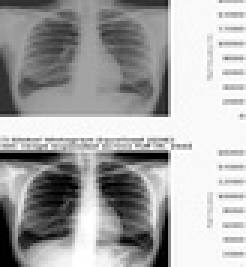
%> input picture Experiment_02/Inputs/images/Xray.jpg, 82 x 89 px, shrunk from 429 x 466 before the run (shown 3 times larger)
$ octave experiment_02.m   (GNU Octave 9; MATLAB toolbox functions it lacks are replaced by stand-ins)
%> lines starting %> are read from the running program, lines starting %| are printed output that depends on the picture
### Experiment_02/MATLAB/example_01_histogram_cdf.m
%% Experiment 02 - Example 1: Medical Image Histogram & CDF Computation (MATLAB)
% Course: Medical Image Processing (B.Sc. Biomedical Engineering)
% Faculty: Engr. Rana Talha Khalid | Department of Biomedical Engineering, Riphah International University

function example_01_histogram_cdf()
    fprintf('======================================================================\n');
    fprintf('EXAMPLE 1: MEDICAL IMAGE HISTOGRAM & CDF COMPUTATION (MATLAB)\n');
    fprintf('======================================================================\n');

    baseDir = fileparts(fileparts(mfilename('fullpath')));
    imgPath = fullfile(baseDir, 'Inputs', 'images', 'Xray.jpg');
    if ~exist(imgPath, 'file')
        imgPath = fullfile(fileparts(baseDir), 'images', 'Xray.jpg');
    end

    img = imread(imgPath);
    if size(img, 3) == 3, img = rgb2gray(img); end
    [H, W] = size(img);
    totalPixels = H * W;

    % 1. Discrete Histogram and Normalized Empirical PDF
    [counts, grayLevels] = imhist(img);
    pdf = counts / totalPixels;

    % 2. Cumulative Distribution Function (CDF)
    cdf = cumsum(pdf);

    % 3. Shannon Information Entropy
    p_nz = pdf(pdf > 0);
    entropyVal = -sum(p_nz .* log2(p_nz));

    fprintf('Resolution: %d x %d (%d pixels)\n', W, H, totalPixels);
    fprintf('Dynamic Range: [%d, %d] | Mean: %.2f | Std: %.2f\n', min(img(:)), max(img(:)), mean(double(img(:))), std(double(img(:))));
    fprintf('Shannon Entropy: %.4f bits/pixel\n', entropyVal);
    fprintf('CDF Final Sum: %.6f\n', cdf(end));

    % Visualization
    outDir = fullfile(baseDir, 'Outputs', 'MATLAB');
    figDir = fullfile(baseDir, 'Figures');
    if ~exist(outDir, 'dir'), mkdir(outDir); end
    if ~exist(figDir, 'dir'), mkdir(figDir); end

    fig = figure('Color', [0.06 0.09 0.16], 'Position', [100, 100, 1200, 450], 'Visible', 'off');

    % Subplot 1: Image
    subplot(1, 3, 1);
    imshow(img, []);
    title(sprintf('Chest Radiograph\n%dx%d (%d px)', W, H, totalPixels), 'Color', 'w', 'FontWeight', 'bold');

    % Subplot 2: Histogram
    subplot(1, 3, 2);
    bar(0:255, counts, 'FaceColor', [0.22 0.74 0.97], 'EdgeColor', 'none');
    set(gca, 'Color', [0.12 0.16 0.23], 'XColor', [0.58 0.64 0.72], 'YColor', [0.58 0.64 0.72]);
    title('Discrete Histogram h(r_k)', 'Color', 'w', 'FontWeight', 'bold');
    xlabel('Intensity r_k', 'Color', [0.58 0.64 0.72]);
    ylabel('Pixel Count n_k', 'Color', [0.58 0.64 0.72]);
    xlim([0 255]); grid on;

    % Subplot 3: CDF
    subplot(1, 3, 3);
    plot(0:255, cdf, 'Color', [0.29 0.87 0.50], 'LineWidth', 2.5);
    set(gca, 'Color', [0.12 0.16 0.23], 'XColor', [0.58 0.64 0.72], 'YColor', [0.58 0.64 0.72]);
    title('Cumulative Distribution Function (CDF)', 'Color', 'w', 'FontWeight', 'bold');
    xlabel('Intensity r_k', 'Color', [0.58 0.64 0.72]);
    ylabel('Cumulative Probability P(r_k)', 'Color', [0.58 0.64 0.72]);
    xlim([0 255]); ylim([0 1.05]); grid on;

    sgtitle('Example 1: Radiograph Intensity Distribution and Cumulative Response (MATLAB)', 'Color', [0.22 0.74 0.97], 'FontWeight', 'bold');

    saveas(fig, fullfile(outDir, 'example_01_histogram_cdf_matlab.png'));
    saveas(fig, fullfile(figDir, 'example_01_histogram_cdf_matlab.png'));
    close(fig);
    fprintf('[SAVED] Saved MATLAB Example 1 figure.\n');
end

### Experiment_02/MATLAB/example_02_ghe_vs_clahe.m
%% Experiment 02 - Example 2: Global Equalization vs CLAHE Benchmarking (MATLAB)
% Course: Medical Image Processing (B.Sc. Biomedical Engineering)
% Faculty: Engr. Rana Talha Khalid | Department of Biomedical Engineering, Riphah International University

function example_02_ghe_vs_clahe()
    fprintf('======================================================================\n');
    fprintf('EXAMPLE 2: GLOBAL HE VS CLAHE BENCHMARKING (MATLAB)\n');
    fprintf('======================================================================\n');

    baseDir = fileparts(fileparts(mfilename('fullpath')));
    imgPath = fullfile(baseDir, 'Inputs', 'images', 'Lung-HR-contrast.png');
    if ~exist(imgPath, 'file')
        imgPath = fullfile(fileparts(baseDir), 'images', 'Lung-HR-contrast.png');
    end

    img = imread(imgPath);
    if size(img, 3) == 3, img = rgb2gray(img); end

    % 1. Global Histogram Equalization
    gheImg = histeq(img);

    % 2. CLAHE
    clahe20 = adapthisteq(img, 'ClipLimit', 0.02, 'NumTiles', [8 8]);
    clahe40 = adapthisteq(img, 'ClipLimit', 0.04, 'NumTiles', [8 8]);

    methods = { ...
        'Original Scan', img; ...
        'Global HE (GHE)', gheImg; ...
        'CLAHE (Clip=0.02)', clahe20; ...
        'CLAHE (Clip=0.04)', clahe40 ...
    };

    fprintf('%-22s | %-14s | %-10s\n', 'Method', 'Entropy (bits)', 'Std Dev');
    fprintf('--------------------------------------------------\n');
    for i = 1:size(methods, 1)
        im = methods{i, 2};
        [counts, ~] = imhist(im);
        p = counts / numel(im);
        p_nz = p(p > 0);
        ent = -sum(p_nz .* log2(p_nz));
        fprintf('%-22s | %-14.4f | %-10.2f\n', methods{i, 1}, ent, std(double(im(:))));
    end

    outDir = fullfile(baseDir, 'Outputs', 'MATLAB');
    figDir = fullfile(baseDir, 'Figures');
    if ~exist(outDir, 'dir'), mkdir(outDir); end
    if ~exist(figDir, 'dir'), mkdir(figDir); end

    fig = figure('Color', [0.06 0.09 0.16], 'Position', [100, 100, 1400, 700], 'Visible', 'off');

    for i = 1:4
        im = methods{i, 2};
        name = methods{i, 1};
        [counts, ~] = imhist(im);
        p = counts / numel(im); p_nz = p(p > 0);
        ent = -sum(p_nz .* log2(p_nz));
        s = std(double(im(:)));

        subplot(2, 4, i);
        imshow(im, []);
        title(sprintf('%s\nH=%.2f | Std=%.1f', name, ent, s), 'Color', 'w', 'FontWeight', 'bold');

        subplot(2, 4, i + 4);
        bar(0:255, counts, 'FaceColor', [0.22 0.74 0.97], 'EdgeColor', 'none');
        set(gca, 'Color', [0.12 0.16 0.23], 'XColor', [0.58 0.64 0.72], 'YColor', [0.58 0.64 0.72]);
        title(sprintf('Histogram (%s)', name), 'Color', 'w', 'FontSize', 9);
        xlim([0 255]);
    end

    sgtitle('Example 2: Global HE vs Contextual CLAHE Contrast Benchmarking (MATLAB)', 'Color', [0.22 0.74 0.97], 'FontWeight', 'bold');

    saveas(fig, fullfile(outDir, 'example_02_ghe_vs_clahe_matlab.png'));
    saveas(fig, fullfile(figDir, 'example_02_ghe_vs_clahe_matlab.png'));
    close(fig);
    fprintf('[SAVED] Saved MATLAB Example 2 figure.\n');
end

### Experiment_02/MATLAB/task_2_1_manual_histogram.m
%% Experiment 02 - Task 2.1: Manual Discrete Histogram and Empirical PDF (MATLAB)
% Course: Medical Image Processing (B.Sc. Biomedical Engineering)
% Faculty: Engr. Rana Talha Khalid | Department of Biomedical Engineering, Riphah International University

function task_2_1_manual_histogram()
    fprintf('======================================================================\n');
    fprintf('TASK 2.1: MANUAL HISTOGRAM & EMPIRICAL PDF COMPUTATION (MATLAB)\n');
    fprintf('======================================================================\n');

    baseDir = fileparts(fileparts(mfilename('fullpath')));
    imgPath = fullfile(baseDir, 'Inputs', 'images', 'Xray.jpg');
    if ~exist(imgPath, 'file')
        imgPath = fullfile(fileparts(baseDir), 'images', 'Xray.jpg');
    end

    img = imread(imgPath);
    if size(img, 3) == 3, img = rgb2gray(img); end
    [H, W] = size(img);
    totalPixels = H * W;

    % Primitive nested loop computation (WITHOUT imhist)
    histManual = zeros(256, 1);
    for r = 1:H
        for c = 1:W
            val = double(img(r, c));
            histManual(val + 1) = histManual(val + 1) + 1;
        end
    end

    pdfManual = histManual / double(totalPixels);

    sumHist = sum(histManual);
    sumPdf = sum(pdfManual);

    fprintf('Total Pixels : %d\n', totalPixels);
    fprintf('Sum of Counts: %d -> %s\n', sumHist, mat2str(sumHist == totalPixels));
    fprintf('Sum of PDF   : %.6f -> %s\n', sumPdf, mat2str(abs(sumPdf - 1.0) < 1e-9));

    outDir = fullfile(baseDir, 'Outputs', 'MATLAB');
    figDir = fullfile(baseDir, 'Figures');
    if ~exist(outDir, 'dir'), mkdir(outDir); end
    if ~exist(figDir, 'dir'), mkdir(figDir); end

    fig = figure('Color', [0.06 0.09 0.16], 'Position', [100, 100, 1100, 500], 'Visible', 'off');

    subplot(1, 2, 1);
    imshow(img, []);
    title(sprintf('Chest Radiograph (Xray.jpg)\n%dx%d (%d px)', W, H, totalPixels), 'Color', 'w', 'FontWeight', 'bold');

    subplot(1, 2, 2);
    bar(0:255, histManual, 'FaceColor', [0.22 0.74 0.97], 'EdgeColor', 'none');
    set(gca, 'Color', [0.12 0.16 0.23], 'XColor', [0.58 0.64 0.72], 'YColor', [0.58 0.64 0.72]);
    title(sprintf('Manual Histogram (Sum=%d, PDF Sum=%.4f)', sumHist, sumPdf), 'Color', 'w', 'FontWeight', 'bold');
    xlabel('Intensity r_k', 'Color', [0.58 0.64 0.72]);
    ylabel('Frequency n_k', 'Color', [0.58 0.64 0.72]);
    xlim([0 255]); grid on;

    sgtitle('Task 2.1: Manual Discrete Histogram & Empirical PDF (MATLAB)', 'Color', [0.22 0.74 0.97], 'FontWeight', 'bold');

    saveas(fig, fullfile(outDir, 'task_2_1_manual_histogram_matlab.png'));
    saveas(fig, fullfile(figDir, 'task_2_1_manual_histogram_matlab.png'));
    close(fig);
    fprintf('[SAVED] Saved MATLAB Task 2.1 figure.\n');
end

### Experiment_02/MATLAB/task_2_2_dual_axis_cdf.m
%% Experiment 02 - Task 2.2: Dual-Axis Histogram and CDF Curve (MATLAB)
% Course: Medical Image Processing (B.Sc. Biomedical Engineering)
% Faculty: Engr. Rana Talha Khalid | Department of Biomedical Engineering, Riphah International University

function task_2_2_dual_axis_cdf()
    fprintf('======================================================================\n');
    fprintf('TASK 2.2: DUAL-AXIS HISTOGRAM & CDF CURVE (MATLAB)\n');
    fprintf('======================================================================\n');

    baseDir = fileparts(fileparts(mfilename('fullpath')));
    imgPath = fullfile(baseDir, 'Inputs', 'images', 'Xray.jpg');
    if ~exist(imgPath, 'file')
        imgPath = fullfile(fileparts(baseDir), 'images', 'Xray.jpg');
    end

    img = imread(imgPath);
    if size(img, 3) == 3, img = rgb2gray(img); end
    [H, W] = size(img);
    totalPixels = H * W;

    [counts, ~] = imhist(img);
    pdf = counts / double(totalPixels);
    cdf = cumsum(pdf);

    [maxCount, maxIdx] = max(counts);
    steepestIntensity = maxIdx - 1;

    fprintf('Steepest Derivative Peak: r = %d (Count = %d)\n', steepestIntensity, maxCount);

    outDir = fullfile(baseDir, 'Outputs', 'MATLAB');
    figDir = fullfile(baseDir, 'Figures');
    if ~exist(outDir, 'dir'), mkdir(outDir); end
    if ~exist(figDir, 'dir'), mkdir(figDir); end

    fig = figure('Color', [0.06 0.09 0.16], 'Position', [100, 100, 1200, 500], 'Visible', 'off');

    % Left: Image
    subplot(1, 2, 1);
    imshow(img, []);
    title(sprintf('Chest Radiograph\n%dx%d (%d px)', W, H, totalPixels), 'Color', 'w', 'FontWeight', 'bold');

    % Right: Dual-Axis Plot
    subplot(1, 2, 2);
    yyaxis left;
    bar(0:255, counts, 'FaceColor', [0.22 0.74 0.97], 'EdgeColor', 'none');
    ylabel('Frequency Count (n_k)');
    xlim([0 255]);

    yyaxis right;
    plot(0:255, cdf, 'Color', [0.29 0.87 0.50], 'LineWidth', 2.5);
    ylabel('Cumulative Probability P(r_k)');
    ylim([0 1.05]);

    set(gca, 'Color', [0.12 0.16 0.23], 'XColor', [0.58 0.64 0.72]);
    title('Dual-Axis Histogram & CDF Response', 'Color', 'w', 'FontWeight', 'bold');
    xlabel('Intensity Level r_k', 'Color', [0.58 0.64 0.72]);
    grid on;

    sgtitle('Task 2.2: Dual-Axis Histogram Analysis & CDF Slope Identification (MATLAB)', 'Color', [0.22 0.74 0.97], 'FontWeight', 'bold');

    saveas(fig, fullfile(outDir, 'task_2_2_dual_axis_cdf_matlab.png'));
    saveas(fig, fullfile(figDir, 'task_2_2_dual_axis_cdf_matlab.png'));
    close(fig);
    fprintf('[SAVED] Saved MATLAB Task 2.2 figure.\n');
end

### Experiment_02/MATLAB/task_2_3_global_histogram_equalization.m
%% Experiment 02 - Task 2.3: Global Histogram Equalization & Saturation (MATLAB)
% Course: Medical Image Processing (B.Sc. Biomedical Engineering)
% Faculty: Engr. Rana Talha Khalid | Department of Biomedical Engineering, Riphah International University

function task_2_3_global_histogram_equalization()
    fprintf('======================================================================\n');
    fprintf('TASK 2.3: GLOBAL HISTOGRAM EQUALIZATION & SATURATION ARTIFACTS (MATLAB)\n');
    fprintf('======================================================================\n');

    baseDir = fileparts(fileparts(mfilename('fullpath')));
    imgPath = fullfile(baseDir, 'Inputs', 'images', 'Lung-HR-contrast.png');
    if ~exist(imgPath, 'file')
        imgPath = fullfile(fileparts(baseDir), 'images', 'Lung-HR-contrast.png');
    end

    img = imread(imgPath);
    if size(img, 3) == 3, img = rgb2gray(img); end
    [H, W] = size(img);
    totalPixels = H * W;

    % Manual discrete GHE formula: s_k = round((L-1) * CDF(r_k))
    [counts, ~] = imhist(img);
    pdf = counts / double(totalPixels);
    cdf = cumsum(pdf);
    T_map = uint8(round(255 * cdf));

    gheImg = T_map(double(img) + 1);

    % Saturation
    origSat = sum(img(:) == 0 | img(:) == 255);
    gheSat = sum(gheImg(:) == 0 | gheImg(:) == 255);

    fprintf('Original Saturated: %d (%.2f%%)\n', origSat, (origSat/totalPixels)*100);
    fprintf('GHE Saturated     : %d (%.2f%%)\n', gheSat, (gheSat/totalPixels)*100);

    outDir = fullfile(baseDir, 'Outputs', 'MATLAB');
    figDir = fullfile(baseDir, 'Figures');
    if ~exist(outDir, 'dir'), mkdir(outDir); end
    if ~exist(figDir, 'dir'), mkdir(figDir); end

    fig = figure('Color', [0.06 0.09 0.16], 'Position', [100, 100, 1200, 900], 'Visible', 'off');

    subplot(2, 2, 1);
    imshow(img, []);
    title('Original Low-Contrast Scan', 'Color', 'w', 'FontWeight', 'bold');

    subplot(2, 2, 2);
    imshow(gheImg, []);
    title('Global Histogram Equalized (GHE)', 'Color', [0.97 0.44 0.44], 'FontWeight', 'bold');

    subplot(2, 2, 3);
    bar(0:255, counts, 'FaceColor', [0.22 0.74 0.97], 'EdgeColor', 'none');
    set(gca, 'Color', [0.12 0.16 0.23], 'XColor', [0.58 0.64 0.72], 'YColor', [0.58 0.64 0.72]);
    title('Original Clumped Histogram', 'Color', 'w');
    xlim([0 255]);

    subplot(2, 2, 4);
    [gheCounts, ~] = imhist(gheImg);
    bar(0:255, gheCounts, 'FaceColor', [0.97 0.44 0.44], 'EdgeColor', 'none');
    set(gca, 'Color', [0.12 0.16 0.23], 'XColor', [0.58 0.64 0.72], 'YColor', [0.58 0.64 0.72]);
    title('GHE Histogram (Comb Gaps & Bone Saturation)', 'Color', [0.97 0.44 0.44]);
    xlim([0 255]);

    sgtitle('Task 2.3: Global Histogram Equalization & Saturation Artifacts (MATLAB)', 'Color', [0.22 0.74 0.97], 'FontWeight', 'bold');

    saveas(fig, fullfile(outDir, 'task_2_3_global_histogram_equalization_matlab.png'));
    saveas(fig, fullfile(figDir, 'task_2_3_global_histogram_equalization_matlab.png'));
    close(fig);
    fprintf('[SAVED] Saved MATLAB Task 2.3 figure.\n');
end

### Experiment_02/MATLAB/task_2_5_multipanel_contrast_report.m
%% Experiment 02 - Task 2.5: Clinical Multi-Panel Radiograph Contrast Report (MATLAB)
% Course: Medical Image Processing (B.Sc. Biomedical Engineering)
% Faculty: Engr. Rana Talha Khalid | Department of Biomedical Engineering, Riphah International University

function task_2_5_multipanel_contrast_report()
    fprintf('======================================================================\n');
    fprintf('TASK 2.5: CLINICAL MULTI-PANEL RADIOGRAPH CONTRAST REPORT (MATLAB)\n');
    fprintf('======================================================================\n');

    baseDir = fileparts(fileparts(mfilename('fullpath')));
    imgPath = fullfile(baseDir, 'Inputs', 'images', 'Lung-HR-contrast.png');
    if ~exist(imgPath, 'file')
        imgPath = fullfile(fileparts(baseDir), 'images', 'Lung-HR-contrast.png');
    end

    img = imread(imgPath);
    if size(img, 3) == 3, img = rgb2gray(img); end

    gheImg = histeq(img);
    claheImg = adapthisteq(img, 'ClipLimit', 0.02, 'NumTiles', [8 8]);

    outDir = fullfile(baseDir, 'Outputs', 'MATLAB');
    figDir = fullfile(baseDir, 'Figures');
    if ~exist(outDir, 'dir'), mkdir(outDir); end
    if ~exist(figDir, 'dir'), mkdir(figDir); end

    fig = figure('Color', [0.06 0.09 0.16], 'Position', [100, 100, 1400, 900], 'Visible', 'off');

    scans = {img, gheImg, claheImg};
    titles = {'Original Scan', 'Global HE (GHE)', 'CLAHE (Clip=0.02) [OPTIMAL]'};
    colors = {[0.58 0.64 0.72], [0.97 0.44 0.44], [0.29 0.87 0.50]};

    for k = 1:3
        % Top row: Image
        subplot(2, 3, k);
        imshow(scans{k}, []);
        title(titles{k}, 'Color', colors{k}, 'FontWeight', 'bold');
        hold on;
        % ROIs: Lung Parenchyma (Cyan) & Background Air (Yellow)
        [H, W] = size(img);
        rectangle('Position', [W*0.65, H*0.45, 100, 100], 'EdgeColor', 'c', 'LineWidth', 2);
        rectangle('Position', [W*0.05, H*0.05, 80, 80], 'EdgeColor', 'y', 'LineWidth', 2, 'LineStyle', '--');

        % Bottom row: Histogram
        subplot(2, 3, k + 3);
        [c, ~] = imhist(scans{k});
        bar(0:255, c, 'FaceColor', colors{k}, 'EdgeColor', 'none');
        set(gca, 'Color', [0.12 0.16 0.23], 'XColor', [0.58 0.64 0.72], 'YColor', [0.58 0.64 0.72]);
        title(sprintf('Histogram: %s', titles{k}), 'Color', 'w');
        xlim([0 255]); grid on;
    end

    sgtitle('Task 2.5: Clinical Multi-Panel Radiograph Contrast Report with ROI Benchmarking (MATLAB)', 'Color', [0.22 0.74 0.97], 'FontWeight', 'bold');

    saveas(fig, fullfile(outDir, 'task_2_5_multipanel_contrast_report_matlab.png'));
    saveas(fig, fullfile(figDir, 'task_2_5_multipanel_contrast_report_matlab.png'));
    close(fig);
    fprintf('[SAVED] Saved MATLAB Task 2.5 figure.\n');
end

### Experiment_02/MATLAB/task_2_4_clahe_clip_sensitivity.m
%% Experiment 02 - Task 2.4: Contextual CLAHE Optimization & Sensitivity (MATLAB)
% Course: Medical Image Processing (B.Sc. Biomedical Engineering)
% Faculty: Engr. Rana Talha Khalid | Department of Biomedical Engineering, Riphah International University

function task_2_4_clahe_clip_sensitivity()
    fprintf('======================================================================\n');
    fprintf('TASK 2.4: CLAHE CLIP LIMIT SENSITIVITY SWEEP (MATLAB)\n');
    fprintf('======================================================================\n');

    baseDir = fileparts(fileparts(mfilename('fullpath')));
    imgPath = fullfile(baseDir, 'Inputs', 'images', 'Lung-HR-contrast.png');
    if ~exist(imgPath, 'file')
        imgPath = fullfile(fileparts(baseDir), 'images', 'Lung-HR-contrast.png');
    end

    img = imread(imgPath);
    if size(img, 3) == 3, img = rgb2gray(img); end

    clipValues = [0.01, 0.02, 0.03, 0.04, 0.08]; % In MATLAB, normalized clip limits
    entropies = zeros(1, 5);
    stds = zeros(1, 5);

    fprintf('%-12s | %-14s | %-10s\n', 'Clip Limit', 'Entropy (bits)', 'Std Dev');
    fprintf('-----------------------------------------\n');

    enhancedImages = cell(1, 5);
    for k = 1:5
        clahe = adapthisteq(img, 'ClipLimit', clipValues(k), 'NumTiles', [8 8]);
        enhancedImages{k} = clahe;
        [counts, ~] = imhist(clahe);
        p = counts / numel(clahe); p_nz = p(p > 0);
        ent = -sum(p_nz .* log2(p_nz));
        s = std(double(clahe(:)));
        entropies(k) = ent;
        stds(k) = s;
        fprintf('%-12.2f | %-14.4f | %-10.2f\n', clipValues(k), ent, s);
    end

    outDir = fullfile(baseDir, 'Outputs', 'MATLAB');
    figDir = fullfile(baseDir, 'Figures');
    if ~exist(outDir, 'dir'), mkdir(outDir); end
    if ~exist(figDir, 'dir'), mkdir(figDir); end

    fig = figure('Color', [0.06 0.09 0.16], 'Position', [100, 100, 1400, 800], 'Visible', 'off');

    for k = 1:5
        subplot(2, 5, k);
        imshow(enhancedImages{k}, []);
        title(sprintf('Clip = %.2f\nH = %.2f', clipValues(k), entropies(k)), 'Color', 'w', 'FontWeight', 'bold');
    end

    subplot(2, 5, 6:10);
    plot(clipValues, entropies, '-o', 'Color', [0.22 0.74 0.97], 'LineWidth', 2.5, 'MarkerSize', 8, 'MarkerFaceColor', [0.22 0.74 0.97]);
    hold on;
    xline(0.02, '--g', 'Optimal Point (Clip=0.02)', 'LineWidth', 2);
    set(gca, 'Color', [0.12 0.16 0.23], 'XColor', [0.58 0.64 0.72], 'YColor', [0.58 0.64 0.72]);
    title('Information Entropy vs Clip Limit Parameter (MATLAB)', 'Color', 'w', 'FontWeight', 'bold');
    xlabel('Clip Limit Parameter', 'Color', [0.58 0.64 0.72]);
    ylabel('Shannon Entropy (bits/pixel)', 'Color', [0.58 0.64 0.72]);
    grid on;

    sgtitle('Task 2.4: Contextual CLAHE Optimization & Sensitivity Sweep (MATLAB)', 'Color', [0.22 0.74 0.97], 'FontWeight', 'bold');

    saveas(fig, fullfile(outDir, 'task_2_4_clahe_clip_sensitivity_matlab.png'));
    saveas(fig, fullfile(figDir, 'task_2_4_clahe_clip_sensitivity_matlab.png'));
    close(fig);
    fprintf('[SAVED] Saved MATLAB Task 2.4 figure.\n');
end

### Experiment_02/MATLAB/experiment_02.m
%% Experiment No. 2 Master Runner: Contrast Enhancement and Histogram Equalization
% Course: Medical Image Processing | Department of Biomedical Engineering, Riphah International University
% Faculty: Engr. Rana Talha Khalid

clear; close all; clc;
fprintf('================================================================================\n');
fprintf('EXPERIMENT NO. 02: MATLAB AUTOMATED SUITE\n');
fprintf('Histogram Computation and Histogram Equalization Techniques\n');
fprintf('================================================================================\n\n');

task_files = { ...
    'example_01_histogram_cdf.m', ...
    'example_02_ghe_vs_clahe.m', ...
    'task_2_1_manual_histogram.m', ...
    'task_2_2_dual_axis_cdf.m', ...
    'task_2_3_global_histogram_equalization.m', ...
    'task_2_4_clahe_clip_sensitivity.m', ...
    'task_2_5_multipanel_contrast_report.m' ...
};

for i = 1:numel(task_files)
    fprintf('>>> RUNNING: %s ...\n', task_files{i});
    try
        [~, funcName, ~] = fileparts(task_files{i});
        feval(funcName);
        fprintf('[PASS] %s completed successfully.\n\n', task_files{i});
    catch ME
        fprintf('[FAIL] Error in %s: %s\n\n', task_files{i}, ME.message);
    end
end
%> this loop made 7 passes
%> (printed output is left out)
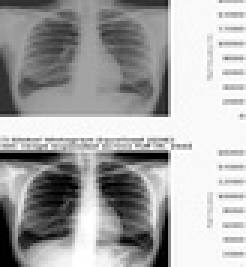
%> input picture Experiment_02/Inputs/images/Xray.jpg, 82 x 89 px, shrunk from 429 x 466 before the run (shown 3 times larger)
%> pass 1, in example_01_histogram_cdf, `sgtitle('Example 1: Radiograph Intensity Distribution and Cumulative R..`:
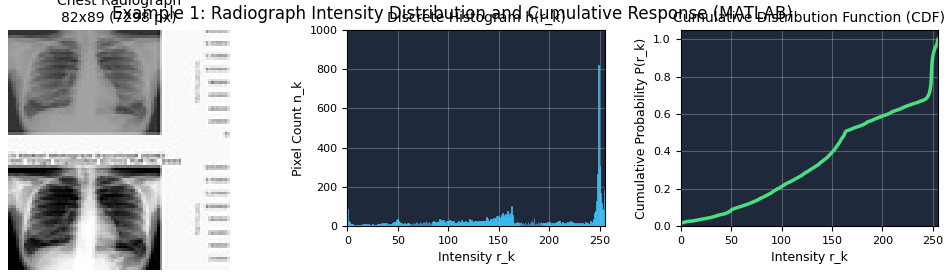
%> figure redrawn from the program's plot data, 3 panels
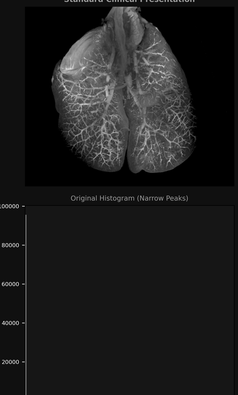
%> input picture Experiment_05/Inputs/images/Lung-HR-contrast.png, 238 x 395 px, shrunk from 1240 x 2060 before the run
%> pass 2, in example_02_ghe_vs_clahe, `gheImg = histeq(img);`:
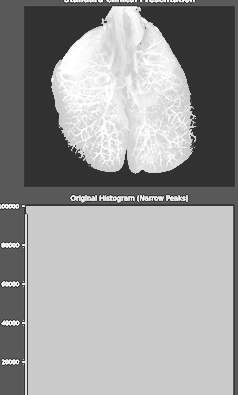
%> gheImg: size 395x238 uint8; min 49, max 255, mean 155
%> pass 2, in example_02_ghe_vs_clahe, `clahe20 = adapthisteq(img, 'ClipLimit', 0.02, 'NumTiles', [8 8]);`:
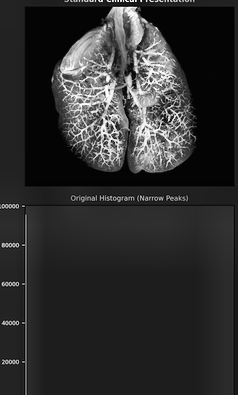
%> clahe20: size 395x238 uint8; min 0, max 255, mean 46.5
%> (the rest of the program and of its run is left out)
